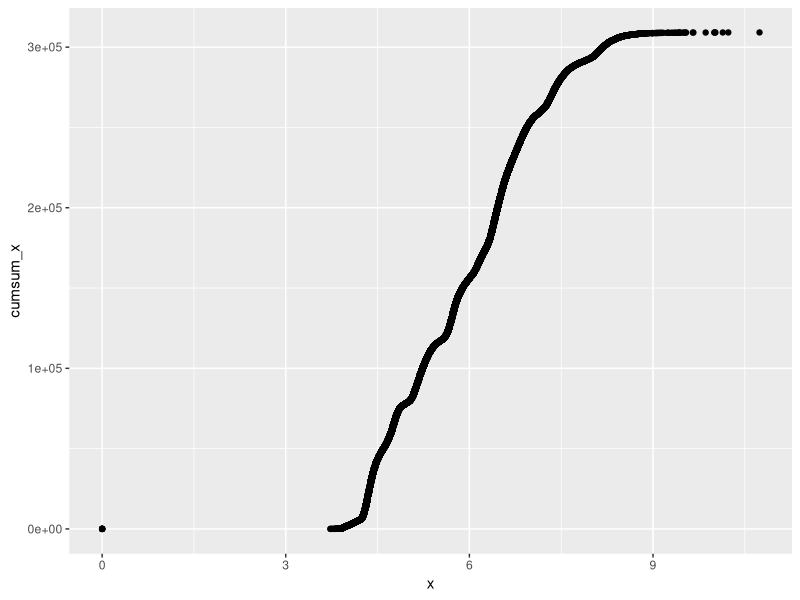
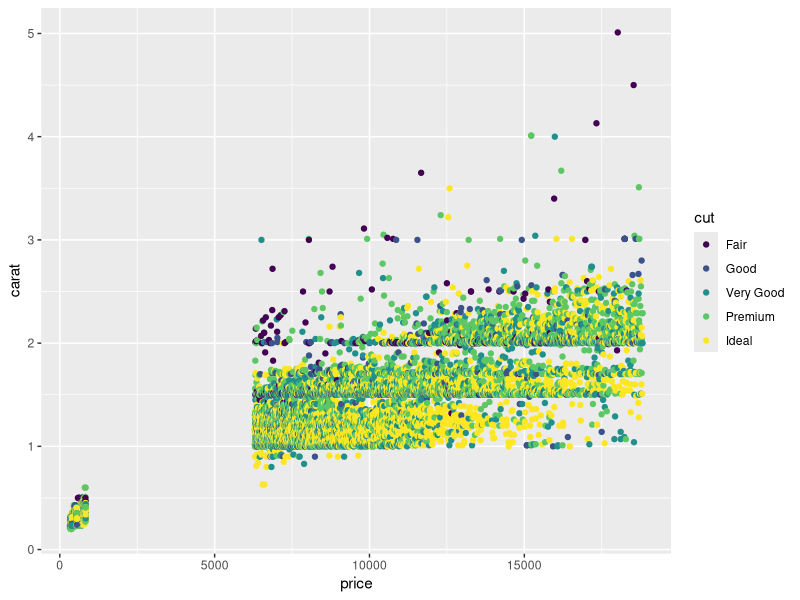
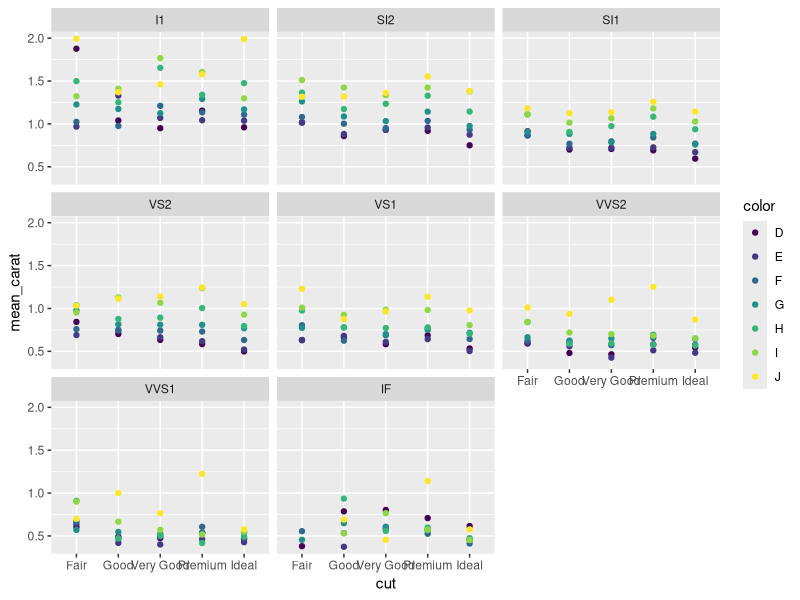

Write R code to recreate these figures, in order.
require(tidyr)
require(dplyr)
require(ggplot2)

tbl_df(diamonds)
View(diamonds)

# dplyr::select
dplyr::select(diamonds, cut, clarity) %>% tbl_df # Equivalent SQL: select cut, clarity from diamonds;
diamonds %>% dplyr::select(cut, clarity) %>% tbl_df
diamonds %>% dplyr::select(., cut, clarity) %>% tbl_df
diamonds %>% dplyr::select(color:price) %>% tbl_df # Equivalent SQL: none
diamonds %>% dplyr::select(-cut, -clarity) %>% tbl_df # Equivalent SQL: none
x <- diamonds %>% dplyr::select(cut, clarity) %>% tbl_df
x

# dplyr::filter
diamonds %>% dplyr::select(cut, clarity) %>% dplyr::filter(cut == "Good") %>% tbl_df # Equivalent SQL: select cut, clarity from diamonds where cut = 'Good';
diamonds %>% dplyr::select(cut, clarity) %>% dplyr::filter(cut %in% c("Good", "Fair")) %>% tbl_df # Equivalent SQL: select cut, clarity from diamonds where cut in ('Good', 'Fair');# or Equivalent SQL:  select cut, clarity from diamonds where cut = 'Good' or cut = 'Fair';
diamonds %>% dplyr::select(cut, clarity) %>% dplyr::filter(cut %in% c("Good", "Fair"), clarity == "VS1") %>% tbl_df # Equivalent SQL:  select cut, clarity from diamonds where (cut = 'Good' or cut = 'Fair') and clarity = 'VS1';
diamonds %>% dplyr::select(cut, clarity) %>% dplyr::filter(cut %in% c("Good", "Fair"), clarity == "VS1" | is.na(cut)) %>% tbl_df # Equivalent SQL:  select cut, clarity from diamonds where ((cut = 'Good' or cut = 'Fair') and clarity = 'VS1') or cut is null;
# diamonds %>% dplyr::select(cut, clarity) %>% dplyr::filter(carat > 2) %>% tbl_df # This will give an error
# Equivalent SQL:  dplyr::select cut, clarity  from diamonds  where carat > 2;
diamonds %>% dplyr::filter(carat > 2) %>% dplyr::select(cut, clarity) %>% tbl_df # This does not give an error.
diamonds %>% dplyr::select(carat, clarity) %>% dplyr::filter(carat > 2) %>% tbl_df # Equivalent SQL: select carat, clarity  from diamonds  where carat > 2;

# dplyr::arrange
data.frame(x=c(1,1,1,2,2), y=c(5:1), z=(1:5)) %>% dplyr::arrange(desc(x)) %>% tbl_df
data.frame(x=c(1,1,1,2,2), y=c(5:1), z=(1:5)) %>% dplyr::arrange(desc(x), y) %>% tbl_df
diamonds %>% dplyr::arrange(carat) %>% tbl_df # Equivalent SQL: select * from diamonds order by carat;
diamonds %>% dplyr::arrange(desc(carat)) %>% tbl_df # Equivalent SQL:select * from diamonds order by carat desc;

# dplyr::rename
diamonds %>% dplyr::rename(tbl= table) %>% tbl_df # Equivalent: select tbl as "table" from diamonds;

# dplyr::mutate
diamonds %>% dplyr::select(cut, clarity, x, y, z) %>% dplyr::filter(cut %in% c("Good", "Fair"), clarity == "VS1" | is.na(cut)) %>% dplyr::mutate(sum = x+y+z) %>% tbl_df # Equivalent: select cut, clarity, x, y, z, x+y+z as sum from diamonds where ((cut = 'Good' or cut = 'Fair') and clarity = 'VS1') or cut is null
ndf <- diamonds %>% dplyr::select(cut, clarity, x, y, z) %>% dplyr::filter(cut %in% c("Good", "Fair"), clarity == "VS1" | is.na(cut)) %>% dplyr::mutate(sum = x+y+z) %>% tbl_df
ndf

# Useful dplyr::mutate functions:
    # diamonds$ID<-seq.int(nrow(diamonds)) # Add a sequince number column
    # pmin(), pmax() Parallel, Element-wise min and max
    # cummin(), cummax() Cumulative min and max
    # cumsum(), cumprod() Cumulative sum and product
  # Windowing functions
    # between() Are values between a and b?
    # cume_dist() Cumulative distribution of values
    # cumall(), cumany() Cumulative all and any
    # cummean() Cumulative mean
    # lead(), lag() Copy with values one position
    # ntile() Bin vector into n buckets
    # dense_rank(), min_rank(),
    # percent_rank(), row_number() Various ranking methods

pmin(1:5, 5:1) # Pairwise min
diamonds %>% dplyr::mutate(minxy = pmin(x,y)) %>% tbl_df
pmax(1:5, 5:1) # Pairwise max
c(1,1,2,0,4,3,5) %>% cummin()
diamonds %>% dplyr::mutate(cummin_x = cummin(x)) %>% tbl_df
c(1,1,2,5,4,3,5) %>% cummax()
c(1,1,2,3,4,3,5) %>% cumsum()
diamonds %>% dplyr::arrange(x) %>% dplyr::mutate(cumsum_x = cumsum(x)) %>% ggplot(aes(x = x, y = cumsum_x)) + geom_point()
c(1,1,2,3,4,3,5) %>% cumprod()
c(1,1,2,3,4,3,5) %>% between(2,4)
diamonds %>% dplyr::mutate(between_x = between(x,4,4.1)) %>% tbl_df
c(1:5) %>% cummean()
c(1:5) %>% lead()
c(1:5) %>% lead(2)
c(1:5) %>% lead() - c(1:5)
diamonds %>% dplyr::mutate(lead_z = lead(z)-z) %>% tbl_df
c(1:5) %>% lag()
c(1:5) %>% lag() - c(1:5)
diamonds %>% dplyr::mutate(lag_z = z-lag(z)) %>% tbl_df
c(1:10)
c(1:10) %>% ntile(4) # bucket edges are rounded
diamonds %>% dplyr::mutate(ntile_z = ntile(z,100)) %>% dplyr::arrange(desc(ntile_z)) %>% tbl_df
diamonds %>% dplyr::mutate(ntile_z = ntile(z,100)) %>% group_by(ntile_z) %>% dplyr::summarise(n=n()) %>% tbl_df

c(1,1,2,5,4,3,5) %>% cume_dist()
c(1:5) %>% cume_dist()
c(1,1:5) %>% cume_dist()
# c(TRUE, TRUE, FALSE, FALSE, TRUE) %>% cumall()
# c(FALSE, TRUE, FALSE, FALSE, TRUE) %>% cumany()
# Now let's try them in the dplyr::mutate function
 dd <- dplyr::sample_n(diamonds, 100) %>% dplyr::mutate(price_percent = cume_dist(price)) %>% dplyr::arrange(desc(price_percent)) %>% tbl_df # Equivalent SQL: 
# select d.*, cume_dist() OVER (order by price) cume_dist from diamonds d order by 11 desc;
# select d.*, cume_dist() OVER (PARTITION BY cut order by price) cume_dist from (select * from diamonds where rownum < 100) d order by cut desc, 11 desc;
# Can also try rank(), last_value, nth_value

bottom20_diamonds <- diamonds %>% dplyr::mutate(price_percent = cume_dist(price)) %>% dplyr::filter(price_percent <= .20) %>% dplyr::arrange(desc(price_percent)) %>% tbl_df
diamonds %>% dplyr::mutate(price_percent = cume_dist(price)) %>% dplyr::filter(price_percent >= .80) %>% dplyr::arrange(desc(price_percent)) %>% tbl_df
top20_diamonds <- diamonds %>% dplyr::mutate(price_percent = cume_dist(price)) %>% dplyr::filter(price_percent >= .80) %>% dplyr::arrange(desc(price_percent)) %>% tbl_df
diamonds %>% dplyr::mutate(price_percent = cume_dist(price)) %>% dplyr::filter(price_percent <= .20 | price_percent >= .80) %>% ggplot(aes(x = price, y = carat, color = cut)) + geom_point()

# summarize (summarise)
ds <- diamonds %>% summarize(max_price = max(price)) # Equivalent SQL select max(price) as max_price from diamonds;
diamonds %>% summarize(mean = mean(x), sum = sum(x,y,z), n = n()) # Equivalent SQL: select avg(x) as avg, sum(x)+sum(y)+sum(z) as sum, count(*) as n from diamonds;
# Useful Summary functions:
# min(), max() Minimum and maximum values
# mean() Mean value
# median() Median value
# sum() Sum of values
# var, sd() Variance and standard deviation of a vector
# first() First value in a vector
# last() Last value in a vector
# nth() Nth value in a vector
# n() The number of values in a vector
# n_distinct() The number of distinct values in a vector

# group_by
d <- diamonds %>% group_by(cut) %>% dplyr::summarise(n = n()) %>% dplyr::arrange(n) %>% View # Equivalent SQL: select cut, color, count(*) n from diamonds group by cut, color order by n;
diamonds %>% group_by(cut,color) %>% dplyr::summarise(mean = mean(x), sum = sum(x,y,z), n = n()) %>% View
diamonds %>% group_by(cut,color) %>% dplyr::summarise(mean = mean(x), sum = sum(x,y,z), n = n()) %>% ungroup %>% summarize(sum(n))

diamonds %>% group_by(cut,color) %>% dplyr::summarise(mean = mean(x), sum = sum(x,y,z), n = n()) %>% dplyr::arrange(n)
diamonds %>% group_by(cut,color) %>% dplyr::summarise(mean = mean(x), sum = sum(x,y,z), n = n()) %>% dplyr::arrange(desc(n), cut, color)

diamonds %>% group_by(cut, color, clarity) %>% dplyr::summarise(mean_carat = mean(carat)) %>% ggplot(aes(x=cut, y=mean_carat, color=color)) + geom_point() + facet_wrap(~clarity)

# reshaping - see 00 Overview/Overview.R
require(tidyr)
diamonds$ID<-seq.int(nrow(diamonds))
head(diamonds) 
head(diamonds) %>% dplyr::select(ID, cut, color) %>% tidyr::gather(variable, value, -ID) %>% tbl_df
# head(diamonds) %>% dplyr::select(ID, cut, color) %>% tidyr::gather(variable, value, -ID) %>% tidyr::gather(variable, value) %>% spread(variable, value) %>% tbl_df

